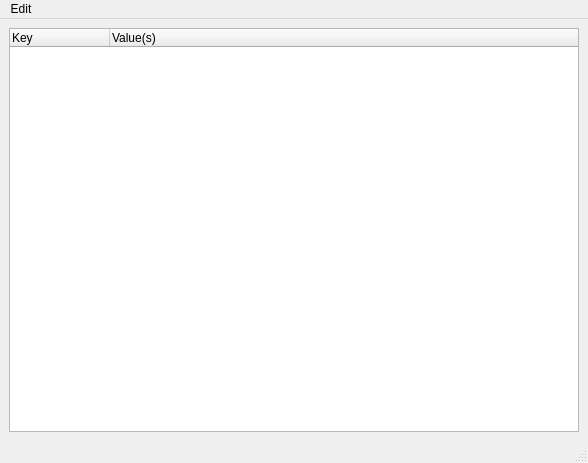
<?xml version="1.0" encoding="UTF-8"?>
<ui version="4.0">
 <class>MainWindow</class>
 <widget class="QMainWindow" name="MainWindow">
  <property name="geometry">
   <rect>
    <x>0</x>
    <y>0</y>
    <width>588</width>
    <height>463</height>
   </rect>
  </property>
  <property name="windowTitle">
   <string>MainWindow</string>
  </property>
  <widget class="QWidget" name="centralwidget">
   <layout class="QGridLayout" name="gridLayout">
    <item row="0" column="0">
     <widget class="QTreeWidget" name="treeWidget">
      <property name="columnCount">
       <number>2</number>
      </property>
      <column>
       <property name="text">
        <string>Key</string>
       </property>
      </column>
      <column>
       <property name="text">
        <string>Value(s)</string>
       </property>
      </column>
     </widget>
    </item>
   </layout>
  </widget>
  <widget class="QMenuBar" name="menubar">
   <property name="geometry">
    <rect>
     <x>0</x>
     <y>0</y>
     <width>588</width>
     <height>26</height>
    </rect>
   </property>
   <widget class="QMenu" name="menuEdit">
    <property name="title">
     <string>Edit</string>
    </property>
    <addaction name="actionAdd"/>
    <addaction name="actionFind"/>
    <addaction name="actionDelete"/>
    <addaction name="actionClear"/>
    <addaction name="actionSize"/>
   </widget>
   <addaction name="menuEdit"/>
  </widget>
  <widget class="QStatusBar" name="statusbar"/>
  <action name="actionAdd">
   <property name="text">
    <string>Add</string>
   </property>
  </action>
  <action name="actionFind">
   <property name="text">
    <string>Find</string>
   </property>
  </action>
  <action name="actionDelete">
   <property name="text">
    <string>Delete</string>
   </property>
  </action>
  <action name="actionClear">
   <property name="text">
    <string>Clear</string>
   </property>
  </action>
  <action name="actionContains">
   <property name="text">
    <string>Contains</string>
   </property>
  </action>
  <action name="actionSize">
   <property name="text">
    <string>Size</string>
   </property>
  </action>
 </widget>
 <resources/>
 <connections>
  <connection>
   <sender>actionAdd</sender>
   <signal>triggered()</signal>
   <receiver>MainWindow</receiver>
   <slot>onAdd_clicked()</slot>
   <hints>
    <hint type="sourcelabel">
     <x>-1</x>
     <y>-1</y>
    </hint>
    <hint type="destinationlabel">
     <x>293</x>
     <y>231</y>
    </hint>
   </hints>
  </connection>
  <connection>
   <sender>actionClear</sender>
   <signal>triggered()</signal>
   <receiver>MainWindow</receiver>
   <slot>onClear_clicked()</slot>
   <hints>
    <hint type="sourcelabel">
     <x>-1</x>
     <y>-1</y>
    </hint>
    <hint type="destinationlabel">
     <x>293</x>
     <y>231</y>
    </hint>
   </hints>
  </connection>
  <connection>
   <sender>actionContains</sender>
   <signal>triggered()</signal>
   <receiver>MainWindow</receiver>
   <slot>onContains_clicked()</slot>
   <hints>
    <hint type="sourcelabel">
     <x>-1</x>
     <y>-1</y>
    </hint>
    <hint type="destinationlabel">
     <x>293</x>
     <y>231</y>
    </hint>
   </hints>
  </connection>
  <connection>
   <sender>actionDelete</sender>
   <signal>triggered()</signal>
   <receiver>MainWindow</receiver>
   <slot>onDelete_clicked()</slot>
   <hints>
    <hint type="sourcelabel">
     <x>-1</x>
     <y>-1</y>
    </hint>
    <hint type="destinationlabel">
     <x>293</x>
     <y>231</y>
    </hint>
   </hints>
  </connection>
  <connection>
   <sender>actionFind</sender>
   <signal>triggered()</signal>
   <receiver>MainWindow</receiver>
   <slot>onFind_clicked()</slot>
   <hints>
    <hint type="sourcelabel">
     <x>-1</x>
     <y>-1</y>
    </hint>
    <hint type="destinationlabel">
     <x>293</x>
     <y>231</y>
    </hint>
   </hints>
  </connection>
  <connection>
   <sender>actionSize</sender>
   <signal>triggered()</signal>
   <receiver>MainWindow</receiver>
   <slot>onSize_clicked()</slot>
   <hints>
    <hint type="sourcelabel">
     <x>-1</x>
     <y>-1</y>
    </hint>
    <hint type="destinationlabel">
     <x>293</x>
     <y>231</y>
    </hint>
   </hints>
  </connection>
 </connections>
 <slots>
  <slot>onSize_clicked()</slot>
  <slot>onFind_clicked()</slot>
  <slot>onDelete_clicked()</slot>
  <slot>onContains_clicked()</slot>
  <slot>onClear_clicked()</slot>
  <slot>onAdd_clicked()</slot>
 </slots>
</ui>
